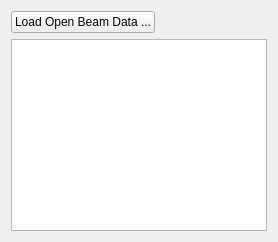
                   <widget class="QWidget" name="tab_9">
                    <attribute name="title">
                     <string>Open Beam</string>
                    </attribute>
                    <layout class="QVBoxLayout" name="verticalLayout_16">
                     <item>
                      <layout class="QVBoxLayout" name="verticalLayout_7">
                       <item>
                        <layout class="QHBoxLayout" name="horizontalLayout_5">
                         <item>
                          <widget class="QPushButton" name="import_open_beam_button">
                           <property name="text">
                            <string>Load Open Beam Data ...</string>
                           </property>
                          </widget>
                         </item>
                         <item>
                          <widget class="QLabel" name="open_beam_folder">
                           <property name="text">
                            <string/>
                           </property>
                          </widget>
                         </item>
                         <item>
                          <spacer name="horizontalSpacer_3">
                           <property name="orientation">
                            <enum>Qt::Horizontal</enum>
                           </property>
                           <property name="sizeHint" stdset="0">
                            <size>
                             <width>40</width>
                             <height>20</height>
                            </size>
                           </property>
                          </spacer>
                         </item>
                        </layout>
                       </item>
                       <item>
                        <widget class="QListWidget" name="list_open_beam">
                         <property name="sizePolicy">
                          <sizepolicy hsizetype="Preferred" vsizetype="Expanding">
                           <horstretch>0</horstretch>
                           <verstretch>0</verstretch>
                          </sizepolicy>
                         </property>
                         <property name="selectionMode">
                          <enum>QAbstractItemView::ExtendedSelection</enum>
                         </property>
                        </widget>
                       </item>
                      </layout>
                     </item>
                    </layout>
                   </widget>
